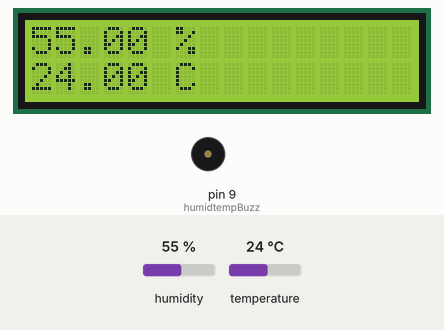
Simulated run of this sketch. Board: Arduino Uno, built with avr-gcc and run on an emulated ATmega328P. Shown: 16×2 character LCD, buzzer (waves = sounding). The test bench sets the inputs (shaded band); at power-on: humidity 55 %, temperature 24 °C.

Above: at 1.6 s.
1.7 s: humidity set to 31 %
At 4.3 s:
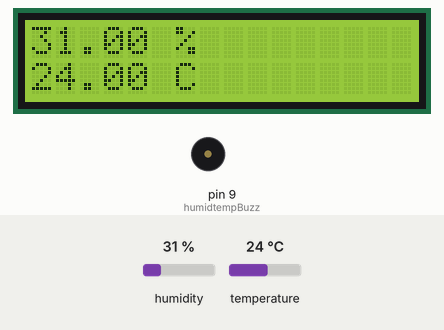
4.6 s: humidity set to 28 %
At 6.5 s:
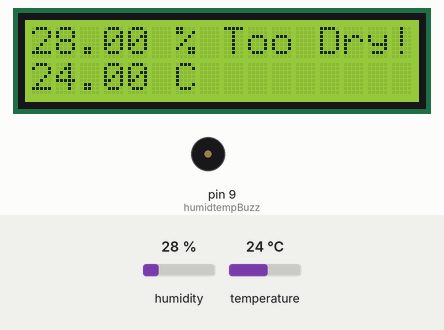
10.8 s: temperature set to 34 °C
At 13.7 s:
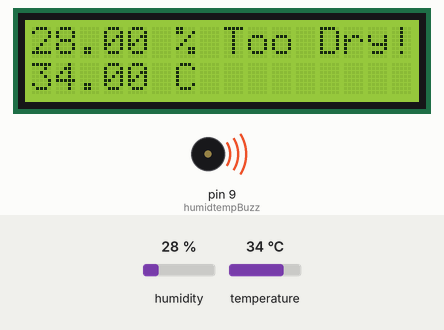
15.3 s: temperature set to 37 °C
At 17.5 s:
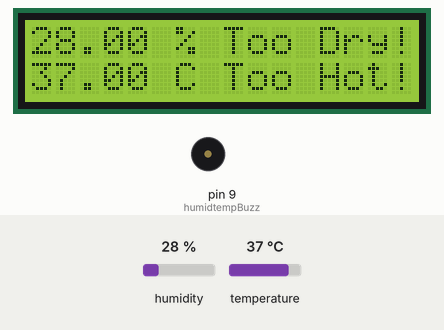
21.1 s: humidity set to 40 %
At 23.5 s:
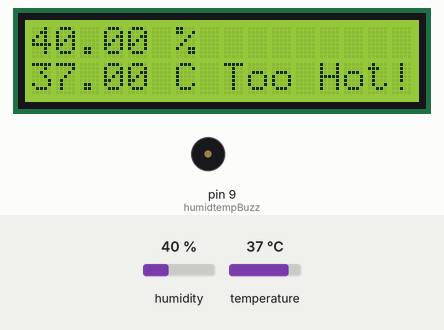
27.2 s: temperature set to 3 °C
At 29.5 s:
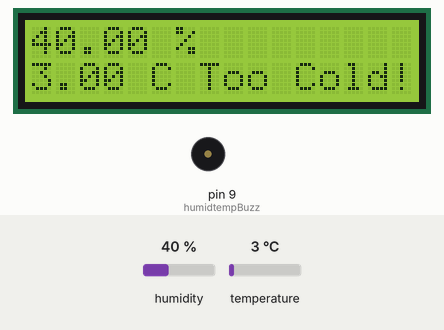
Timing chart, 0 to 33.3 s (numbered marks = the images above; inputs shaded):
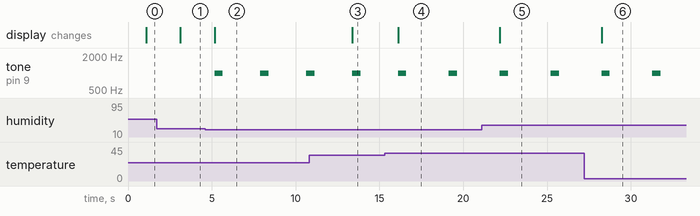

Measured:
- the behaviour switches between 30 and 29 % on humidity (found by bisection; images 1 and 2)
- the behaviour switches between 35 and 36 °C on temperature (found by bisection; images 3 and 4)
- after the input at 1.7 s, the display: changes after 1.4 s (image 1)
- after the input at 4.6 s, tone on pin 9 (humidtempBuzz): alternates 1000 Hz for 0.50 s and silent for 2.2 s, starting after 0.57 s; the display: changes after 0.57 s (image 2)
- after the input at 10.8 s, the display: changes after 2.6 s (image 3)
- after the input at 15.3 s, the display: changes after 0.81 s (image 4)
- after the input at 21.1 s, the display: changes after 1.1 s (image 5)
- after the input at 27.2 s, the display: changes after 1.0 s (image 6)

The sketch:

omer_lcd_weather.ino
```cpp
/*
 *  Author: Syed Omer Hassan
 *  Date: January 12th, 2024
 *  Description: Onto the next part! After my first sketch worked,
 *  I made this duplicate of my initial sketch BUT this time the DHT11
 *  will print the temps and humidity levels to my LCD 16x2 display! I
 *  also heavily modified this program to include an "alarm" whenever
 *  any of the following conditions are true (see "if" and "else if" below).
 *
 *  Jan 13th: Successfully managed to print to the LCD using sensor stats!
 *  Jan 14th: Added all the extra conditions to trigger the alarm system.
 */

// Include libraries and define
// pin, as well as sensor type.
#include <Wire.h>
#include <LiquidCrystal.h>
#include "DHT.h"

#define DHTPIN 6  // The digital pin 6
                  // is what I'll use.

#define DHTTYPE DHT11  // Clarifying the sensor
                       // model that I'm using.

DHT dht(DHTPIN, DHTTYPE);

//Defining the LCD1602's associated pins and connections.
const int rs = 12, en = 11, d4 = 5, d5 = 4, d6 = 3, d7 = 2;
LiquidCrystal lcd(rs, en, d4, d5, d6, d7);

const int humidtempBuzz = 9;

void setup() {

  lcd.begin(16, 2);  //Starts the LCD 16x2 display
  dht.begin();       //as well as the DHT11 sensor.

  pinMode(humidtempBuzz, OUTPUT);  //Set buzzer as output.

}

void loop() {

 delay(1000);
  float h = dht.readHumidity();      // Humidity, Regular: 40%
  float t = dht.readTemperature();   // Celcius, Regular 20C

  if (isnan(h) || isnan(t)) {     // "isnan" refers to no reading
   lcd.clear();                   // from the temperature sensor,
   lcd.setCursor(0, 0);           // so ideally this statement
   lcd.print("Error Found!");     // should never print.
   delay(1000);
   return;
  }

  lcd.clear();

  lcd.setCursor(0, 0);    //This part of the loop simply
  lcd.print(h);           //prints the humidity and temp
  lcd.print(" % ");       //on the bottom row of the LCD.

  lcd.setCursor(0, 1);
  lcd.print(t);
  lcd.print(" C ");

  // **************************************
  // ***** ALL POSSIBLE CONDITIONS ***** //
  // **************************************
  if ((h >= 61) && (t >= 5) && (t <= 35)) {    // This part of the loop will sound
    lcd.clear();                               // the alarm and print "too humid!"
    lcd.setCursor(0,0);                        // if "h >= 61," "t >=5," and "t <= 35."
    lcd.print(h);
    lcd.print(" % ");
    lcd.print("Too Humid!");

    lcd.setCursor(0,1);
    lcd.print(t);
    lcd.print(" C ");

    tone(humidtempBuzz, 1000);   // Send 1KHz sound signal...
    delay(500);                  // ...for 0.5 secs
    noTone(humidtempBuzz);       // Stop sound...
    delay(200);                  // ...for 0.2 secs
  }

  else if ((h <= 29) && (t >= 5) && (t <= 35)) {    // This part of the loop will sound
    lcd.clear();                                    // the alarm and print "too dry!" if
    lcd.setCursor(0,0);                             // "h <= 29," "t >=5," and "t <= 35."
    lcd.print(h);
    lcd.print(" % ");
    lcd.print("Too Dry!");

    lcd.setCursor(0,1);
    lcd.print(t);
    lcd.print(" C ");

    tone(humidtempBuzz, 1000);   // Send 1KHz sound signal...
    delay(500);                  // ...for 0.5 secs
    noTone(humidtempBuzz);       // Stop sound...
    delay(200);                  // ...for 0.2 secs
  }

  else if ((t <= 4) && (h >= 30) && (h <= 60)) {    // This part of the loop will sound
    lcd.clear();                                    // the alarm and print "too cold!" if
    lcd.setCursor(0,0);                             // "t <= 4," "h >= 30," and "h <= 60."
    lcd.print(h);
    lcd.print(" % ");

    lcd.setCursor(0,1);
    lcd.print(t);
    lcd.print(" C ");
    lcd.print("Too Cold!");

    tone(humidtempBuzz, 1000);   // Send 1KHz sound signal...
    delay(500);                  // ...for 0.5 secs
    noTone(humidtempBuzz);       // Stop sound...
    delay(500);                  // ...for 0.5 secs
  }

  else if ((t >= 36) && (h >= 30) && (h <= 60)) {     // This part of the loop will sound
    lcd.clear();                                      // the alarm and print "too hot!" if
    lcd.setCursor(0,0);                               // "t >= 36," "h >= 30," and "h<= 60."
    lcd.print(h);
    lcd.print(" % ");

    lcd.setCursor(0,1);
    lcd.print(t);
    lcd.print(" C ");
    lcd.print("Too Hot!");

    tone(humidtempBuzz, 1000);   // Send 1KHz sound signal...
    delay(500);                  // ...for 0.5 secs
    noTone(humidtempBuzz);       // Stop sound...
    delay(500);                  // ...for 0.5 secs
  }

  else if ((t >= 36) && (h >= 61)) {    // This part of the loop will sound the alarm
    lcd.clear();                        // and print "too humid!" and "too hot!" if
    lcd.setCursor(0,0);                 // "t >= 36" and "h >= 61."
    lcd.print(h);
    lcd.print(" % ");
    lcd.print("Too Humid!");

    lcd.setCursor(0,1);
    lcd.print(t);
    lcd.print(" C" );
    lcd.print("Too Hot!");

    tone(humidtempBuzz, 1000);   // Send 1KHz sound signal...
    delay(500);                  // ...for 0.5 secs
    noTone(humidtempBuzz);       // Stop sound...
    delay(500);                  // ...for 0.5 secs
  }

  else if ((t >= 36) && (h <= 29)) {    // This part of the loop will sound the alarm
    lcd.clear();                        // and print "too dry!" and "too hot!" if
    lcd.setCursor(0,0);                 // "t >= 36" and "h <= 29."
    lcd.print(h);
    lcd.print(" % ");
    lcd.print("Too Dry!");

    lcd.setCursor(0,1);
    lcd.print(t);
    lcd.print(" C ");
    lcd.print("Too Hot!");

    tone(humidtempBuzz, 1000);   // Send 1KHz sound signal...
    delay(500);                  // ...for 0.5 secs
    noTone(humidtempBuzz);       // Stop sound...
    delay(500);                  // ...for 0.5 secs
  }

  else if ((t <= 4) && (h <= 29)) {    // This part of the loop will sound the alarm
    lcd.clear();                       // and print "too dry!" and "too cold!" if
    lcd.setCursor(0,0);                // "t <= 4" and "h <= 29."
    lcd.print(h);
    lcd.print(" % ");
    lcd.print("Too Dry!");

    lcd.setCursor(0,1);
    lcd.print(t);
    lcd.print(" C ");
    lcd.print("Too Cold!");

    tone(humidtempBuzz, 1000);   // Send 1KHz sound signal...
    delay(500);                  // ...for 0.5 secs
    noTone(humidtempBuzz);       // Stop sound...
    delay(500);                  // ...for 0.5 secs
  }

  else if ((t <= 4) && (h >= 61)) {    // This part of the loop will sound the alarm
    lcd.clear();                       // and print "too humid!" and "too cold!" if
    lcd.setCursor(0,0);                // "t <= 4" and "h >= 61."
    lcd.print(h);
    lcd.print(" % ");
    lcd.print("Too Humid!");

    lcd.setCursor(0,1);
    lcd.print(t);
    lcd.print(" C ");
    lcd.print("Too Cold!");

    tone(humidtempBuzz, 1000);   // Send 1KHz sound signal...
    delay(500);                  // ...for 0.5 secs
    noTone(humidtempBuzz);       // Stop sound...
    delay(500);                  // ...for 0.5 secs
  }

  else {                     // If none of the conditions above are true,
    lcd.clear();             // then print the temp and humidity as usual.
    lcd.setCursor(0,0);
    lcd.print(h);
    lcd.print(" % ");

    lcd.setCursor(0,1);
    lcd.print(t);
    lcd.print(" C ");
  }
    delay(1000);
}
```
